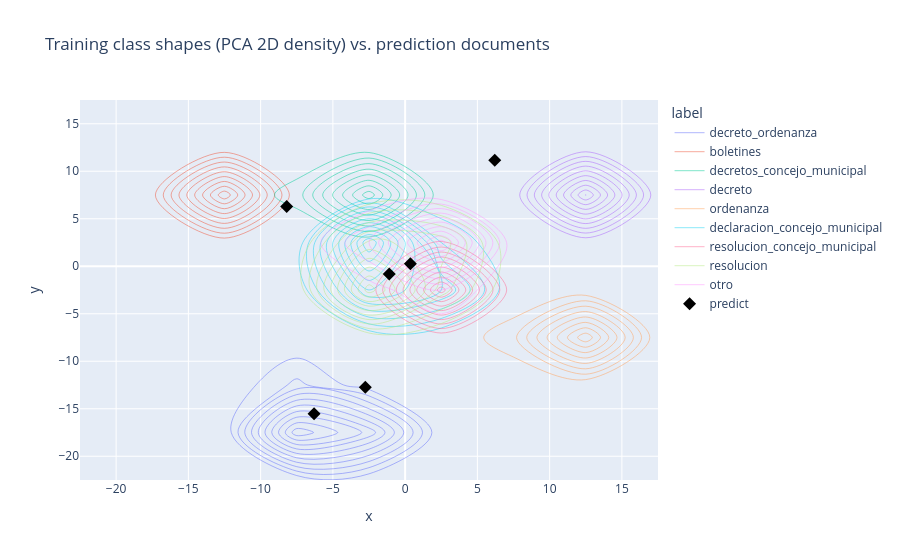

Notebook code cell kept with this figure:
### Markdown cell above
### 4. Density contours -- actual class shape, not just point clouds

Reuses the 2D projection (`x`/`y`) from `combined_df` above. Contour lines make each class's real shape visible -- useful for seeing when a class is elongated or multi-modal rather than one coherent Gaussian blob, which is exactly the assumption Mahalanobis relies on.

### Code cell
train_2d = combined_df[combined_df["source"] == "train"]
predict_2d = combined_df[combined_df["source"] == "predict"]

fig_density = px.density_contour(
    train_2d,
    x="x",
    y="y",
    color="label",
    title="Training class shapes (PCA 2D density) vs. prediction documents",
)
fig_density.update_traces(contours_coloring="none")
fig_density.add_scatter(
    x=predict_2d["x"],
    y=predict_2d["y"],
    mode="markers",
    marker={"color": "black", "size": 10, "symbol": "diamond"},
    name="predict",
    text=predict_2d["filename"],
)
fig_density.show()

### Figure 1 — Plotly figure (JSON) as saved in the notebook; plotly's stock layout.template omitted (floating-point values rounded to 4 significant figures; data arrays with more than 128 entries replaced by an {"elided": "..."} marker saying what was removed)
{"data": [{"contours": {"coloring": "none"}, "hovertemplate": "label=decreto_ordenanza<br>x=%{x}<br>y=%{y}<br>count=%{z}<extra></extra>", "legendgroup": "decreto_ordenanza", "line": {"color": "#636efa"}, "name": "decreto_ordenanza", "showlegend": true, "type": "histogram2dcontour", "x": {"elided": "210 float values"}, "xaxis": "x", "xbingroup": "x", "y": {"elided": "210 float values"}, "yaxis": "y", "ybingroup": "y"}, {"contours": {"coloring": "none"}, "hovertemplate": "label=boletines<br>x=%{x}<br>y=%{y}<br>count=%{z}<extra></extra>", "legendgroup": "boletines", "line": {"color": "#EF553B"}, "name": "boletines", "showlegend": true, "type": "histogram2dcontour", "x": {"elided": "210 float values"}, "xaxis": "x", "xbingroup": "x", "y": {"elided": "210 float values"}, "yaxis": "y", "ybingroup": "y"}, {"contours": {"coloring": "none"}, "hovertemplate": "label=decretos_concejo_municipal<br>x=%{x}<br>y=%{y}<br>count=%{z}<extra></extra>", "legendgroup": "decretos_concejo_municipal", "line": {"color": "#00cc96"}, "name": "decretos_concejo_municipal", "showlegend": true, "type": "histogram2dcontour", "x": {"elided": "210 float values"}, "xaxis": "x", "xbingroup": "x", "y": {"elided": "210 float values"}, "yaxis": "y", "ybingroup": "y"}, {"contours": {"coloring": "none"}, "hovertemplate": "label=decreto<br>x=%{x}<br>y=%{y}<br>count=%{z}<extra></extra>", "legendgroup": "decreto", "line": {"color": "#ab63fa"}, "name": "decreto", "showlegend": true, "type": "histogram2dcontour", "x": {"elided": "210 float values"}, "xaxis": "x", "xbingroup": "x", "y": {"elided": "210 float values"}, "yaxis": "y", "ybingroup": "y"}, {"contours": {"coloring": "none"}, "hovertemplate": "label=ordenanza<br>x=%{x}<br>y=%{y}<br>count=%{z}<extra></extra>", "legendgroup": "ordenanza", "line": {"color": "#FFA15A"}, "name": "ordenanza", "showlegend": true, "type": "histogram2dcontour", "x": {"elided": "210 float values"}, "xaxis": "x", "xbingroup": "x", "y": {"elided": "210 float values"}, "yaxis": "y", "ybingroup": "y"}, {"contours": {"coloring": "none"}, "hovertemplate": "label=declaracion_concejo_municipal<br>x=%{x}<br>y=%{y}<br>count=%{z}<extra></extra>", "legendgroup": "declaracion_concejo_municipal", "line": {"color": "#19d3f3"}, "name": "declaracion_concejo_municipal", "showlegend": true, "type": "histogram2dcontour", "x": [-0.1558, -0.345, 0.1048, 0.2802, -0.9156, -0.3835, -0.8495, 0.06612, 0.2934, 0.5181, -0.118, -0.2638, -0.2617, -0.02157, 1.54, -0.1078, -0.1426, -0.3717, -0.4157, -0.001034, -0.2742, 0.05875, -0.3513, -0.2743, -0.3091, -0.8746], "xaxis": "x", "xbingroup": "x", "y": [0.4836, 0.04173, -0.2385, -0.2867, 0.1049, -0.1069, -0.2008, -0.4653, 0.149, -0.4999, 0.2959, -0.02108, 0.2988, 0.1666, -0.4926, -0.06641, 0.2278, -0.4376, 0.1736, 0.2116, 0.6289, 0.06512, 0.01484, -0.5026, -0.1295, 0.6192], "yaxis": "y", "ybingroup": "y"}, {"contours": {"coloring": "none"}, "hovertemplate": "label=resolucion_concejo_municipal<br>x=%{x}<br>y=%{y}<br>count=%{z}<extra></extra>", "legendgroup": "resolucion_concejo_municipal", "line": {"color": "#FF6692"}, "name": "resolucion_concejo_municipal", "showlegend": true, "type": "histogram2dcontour", "x": [1.322, 1.097, 0.689, 1.298, 1.147, 0.9719, 1.186, 1.01, 0.9126, 0.4818, 1.099, 0.7455, 0.5785, 1.083, 1.357, 1.06, 0.8593, 0.9837, 0.8418, 0.937, 1.307, 0.9218, 0.6345, 1.323, 1.534, 0.9349, 1.07, 0.9538, 1.017, 0.9714, 1.643, 1.32, 0.9396, 1.165, 1.303, 1.137, 2.627, 0.8994, 1.408, 1.335, 0.8314, 1.286, 1.264, 1.261, 1.197, 0.7999, 0.9729, 1.353, 0.9642, 0.7014, 1.505, 0.8809, 1.267, 0.8306, 0.6965, 1.016, 1.082, 0.7541, 1.097, 0.9411, 1.015, 1.33, 0.9278, 0.4877, 1.753, 0.9844, 1.112, 1.503, 1.668, 1.517, 1.498, 0.7313, 1.322, 0.9926, 1.104, 2.473, 0.6103, 2.001, 1.074, 1.169, 1.158, 0.7166, 0.9839, 1.033, 0.5154, 1.15, 1.396, 0.4919, 1.247, 1.059, 0.8234, 1.294, 1.117, 0.7324, 0.6425, 0.8343, 1.023, 1.039, 0.8126, 1.148, 0.9411, 0.8159, 0.9558, 1.006, 1.41, 0.7247, 1.102, 1.476, 0.9317, 1.208, 1.044, 0.9213, 1.658, 1.06, 1.474, 1.36, 1.301], "xaxis": "x", "xbingroup": "x", "y": [-0.7835, -0.4534, -0.5452, -0.4043, -0.4896, -0.211, -0.4853, -0.3148, -0.4037, 0.284, -0.2138, -0.6278, -0.62, -0.7172, -0.01021, -0.3297, -0.3566, -0.369, 0.06151, -0.9209, -0.8764, -0.512, -0.364, -0.2932, -0.5228, -0.6382, -0.05624, -0.2522, -0.4548, -0.8432, -0.4531, -0.3587, -0.7402, -0.3407, -0.6846, -0.3903, 0.9783, -0.7154, -0.01151, -0.3293, -0.184, -0.7175, 0.5025, -0.6915, -0.541, -0.5135, -0.5455, -0.5193, -0.5506, -0.6764, -0.3071, -0.6779, -0.4076, -0.06739, -0.379, -0.5445, -0.5441, -0.6119, -0.3582, -0.7398, -0.4778, -0.4581, 0.5494, -0.0652, -0.541, 0.017, -0.5569, -0.7986, -0.4336, -0.5916, 0.01872, -0.7343, -0.4362, -0.505, -0.401, 0.4314, -0.7014, -0.4226, -0.5463, -0.4856, -0.3479, 0.02928, -0.678, -0.8099, -0.564, -0.3975, -0.03587, -0.2381, -0.3781, 0.03709, -0.2085, -0.6463, -0.469, -0.7749, -0.2508, -0.2508, -0.4102, -0.6134, 0.2662, -0.4545, -0.407, -0.3584, -0.5826, -0.5652, -0.5628, -0.1053, -0.6128, -0.3907, -0.7258, -0.1665, -0.5959, -0.4962, -0.5091, -0.8843, -0.2107, -0.6389, -0.232], "yaxis": "y", "ybingroup": "y"}, {"contours": {"coloring": "none"}, "hovertemplate": "label=resolucion<br>x=%{x}<br>y=%{y}<br>count=%{z}<extra></extra>", "legendgroup": "resolucion", "line": {"color": "#B6E880"}, "name": "resolucion", "showlegend": true, "type": "histogram2dcontour", "x": [-0.5858, -0.2536, -0.9378, 0.6699, -0.7351, -0.458, -0.2046, -0.9536, -0.01844, -0.6867, -0.4634, 0.735, -1.519, -2.358, -0.4727, -0.548, -0.9877, 0.1795, -1.029, -1.124, -0.6443, -1.264, -0.7152, -0.7024, -0.2252, 0.8662, -0.5795, -0.06661, -0.5673, -0.5319, 0.282, 0.143, 0.9956, -0.7141, 1.564, 0.2024, 0.481, -0.2437, -0.09029, -1.761, -0.3625, -0.6482, 0.574, -0.6433, -0.8165, -1.074, 0.09596, -0.5537, -0.7316, 0.7724, -0.06224, 1.165, -0.7598, -0.7542, -0.3567, -0.8793, -0.8598, 0.03914, 1.169, -0.6988, -1.059, 2.988, 0.9591, -0.9011, -1.362, -0.6225, -0.2854, 0.6459, -0.5021, -0.696, -1.358, -0.9152, -2.474, 0.5222, 0.4813, 0.98, -0.8564, -0.5771, -0.1735, 0.1668, 1.848, -0.714, -0.5514, -0.4934, 0.4774, 0.2381, -1.055, 1.053, -0.5967, -0.7516, 0.6332, 0.1358, 0.8027, 0.422, 0.985, -0.6439, -0.6382, -0.06693, -0.2611, -0.2937, 0.1554, -0.1235, -1.247, -0.8701, 0.5229, 0.9861, -0.7789, -0.9244, 0.202, 1.117, -1.86, -0.1946, -0.8288, -0.7585, 0.7201, 0.01374, -0.0961, 0.1834, -1.497], "xaxis": "x", "xbingroup": "x", "y": [-0.3285, 0.3732, 0.05105, -0.6636, -0.4221, -0.04963, -0.3151, 0.2597, -0.3105, 0.04661, -0.3552, 0.3418, 0.2839, 0.2843, -0.7135, -0.2312, -0.4218, -0.3681, 0.09326, -0.4548, -0.5303, 0.515, -0.325, -0.5071, -0.1036, 0.3417, -0.05167, 0.08921, -0.5654, 0.4149, -0.1259, 0.5251, -0.01481, -0.6046, -0.6547, 0.8591, 0.002414, -0.7068, -0.137, -0.4173, -0.1809, -0.8213, 0.7802, -0.381, -0.9092, 0.4132, -1.14, -0.2882, -0.548, 0.342, -0.3846, -0.06987, -0.3447, -0.05372, 0.009769, -0.5721, -0.6042, 0.5065, 0.3336, 0.4541, -0.6994, 0.9107, 0.09441, -0.4966, -0.7166, -0.1851, 0.2673, 0.6483, -0.1082, -0.2217, -0.3534, -0.4482, 0.3361, -0.04545, -0.8868, 0.4786, -0.6473, -0.6468, -0.09782, -0.274, -0.1179, 0.112, 0.09685, -0.6328, 0.3151, 1.224, 0.05357, -0.1748, -0.1249, -0.4944, 0.7472, -0.2266, -0.6902, 0.2717, 0.0263, 0.2527, -0.5334, 0.6185, 0.01941, 0.09834, -0.0252, -0.5902, 0.7049, -0.671, -0.1035, 0.1215, -0.6524, -0.5323, 0.177, -0.4865, -0.06706, 0.3728, -0.6993, -0.07046, 0.1896, 0.7678, 0.2901, 0.3598, 0.1371], "yaxis": "y", "ybingroup": "y"}, {"contours": {"coloring": "none"}, "hovertemplate": "label=otro<br>x=%{x}<br>y=%{y}<br>count=%{z}<extra></extra>", "legendgroup": "otro", "line": {"color": "#FF97FF"}, "name": "otro", "showlegend": true, "type": "histogram2dcontour", "x": [-0.09834, -0.09834, 0.2945, 0.09695, 0.5985, 1.065, 0.7391, 0.8546, 0.1306, -0.3601, 0.2695, 0.37, 0.2118, 0.7597, 0.9553, 0.004173, 0.3044, 0.3221, -0.2837, -0.1559, 0.6958, 0.1313, 0.5189, -0.2964, 0.1614, -0.03406, 0.8128, 0.7296, 0.8902, 0.5463, 0.2623, 0.344], "xaxis": "x", "xbingroup": "x", "y": [0.666, 0.666, -0.4348, 0.06746, -0.03631, 0.4805, 0.2294, -0.3013, 0.2786, 1.083, 0.2082, 1.03, 0.3891, 0.3715, 0.1768, 1.211, 0.274, 0.2901, 0.5972, -0.1633, 0.001325, 0.1188, 0.4493, 0.7451, 0.2741, 0.6298, 0.2229, 0.1413, -0.01447, 1.999e-05, 0.2952, 0.7781], "yaxis": "y", "ybingroup": "y"}, {"marker": {"color": "black", "size": 10, "symbol": "diamond"}, "mode": "markers", "name": "predict", "text": ["document_predict_1.pdf", "document_predict_2.pdf", "document_predict_3.pdf", "document_predict_4.pdf", "document_predict_5.pdf", "document_predict_6.pdf"], "type": "scatter", "x": [-1.097, -2.754, 6.201, 0.363, -8.195, -6.3], "y": [-0.8141, -12.74, 11.15, 0.2574, 6.286, -15.52]}], "layout": {"legend": {"title": {"text": "label"}, "tracegroupgap": 0}, "title": {"text": "Training class shapes (PCA 2D density) vs. prediction documents"}, "xaxis": {"anchor": "y", "domain": [0, 1], "title": {"text": "x"}}, "yaxis": {"anchor": "x", "domain": [0, 1], "title": {"text": "y"}}}}
